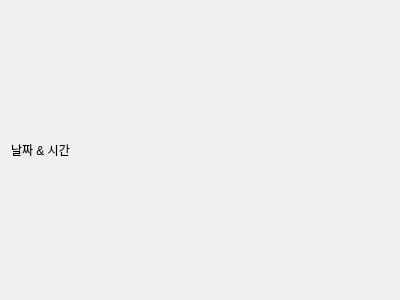
<?xml version="1.0" encoding="UTF-8"?>
<ui version="4.0">
 <class>FormCalculatorDateAndTime</class>
 <widget class="QWidget" name="FormCalculatorDateAndTime">
  <property name="geometry">
   <rect>
    <x>0</x>
    <y>0</y>
    <width>400</width>
    <height>300</height>
   </rect>
  </property>
  <property name="windowTitle">
   <string>Form</string>
  </property>
  <layout class="QGridLayout" name="gridLayout">
   <item row="0" column="0">
    <widget class="QLabel" name="label">
     <property name="text">
      <string>날짜 &amp; 시간</string>
     </property>
    </widget>
   </item>
  </layout>
 </widget>
 <resources/>
 <connections/>
</ui>
